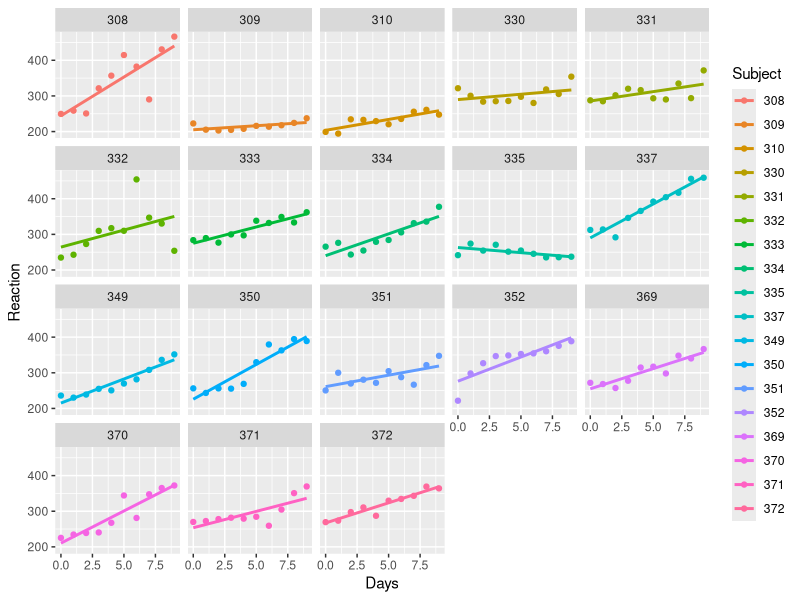
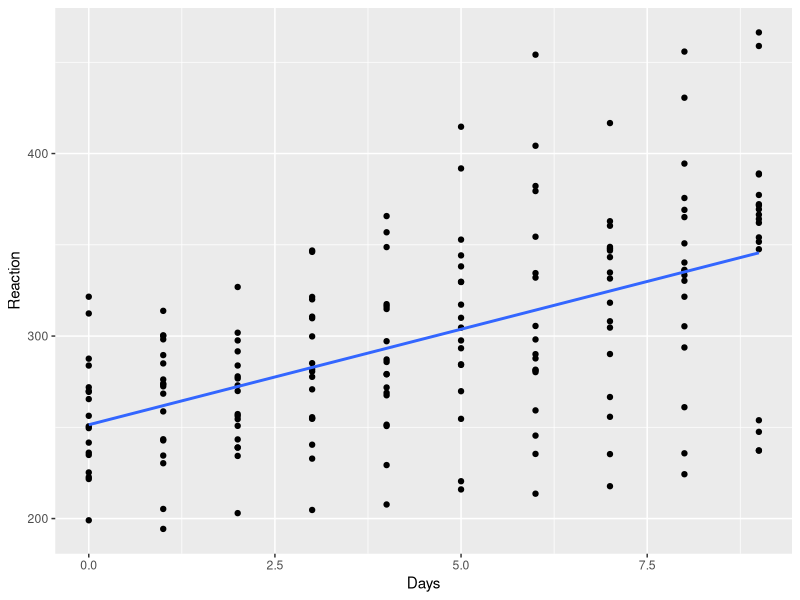

Source code (R) for these figures, in order:
library(lme4)
library(tidyverse)

ggplot(sleepstudy,
       aes(x = Days, y = Reaction, colour = Subject)
) + geom_point() + 
  stat_smooth(method = 'lm', se = FALSE) + 
  facet_wrap(~Subject)

# simple linear regression; effect of sleep deprivation on RT
M_8_1 <- lm(Reaction ~ Days, data = sleepstudy)

# plot the simple linear model
ggplot(sleepstudy,
       aes(x = Days, y = Reaction)
) + geom_point() + stat_smooth(method = 'lm', se = FALSE)

summary(M_8_1)

# prediction according to M_8_1
sleepstudy_1 <- tibble(Days = c(0, 4, 9))

library(modelr) # to load add_predictions
add_predictions(sleepstudy_1, M_8_1)


# multilevel linear model
M_8_2 <- lmer(Reaction ~ Days + (Days | Subject), data = sleepstudy)
